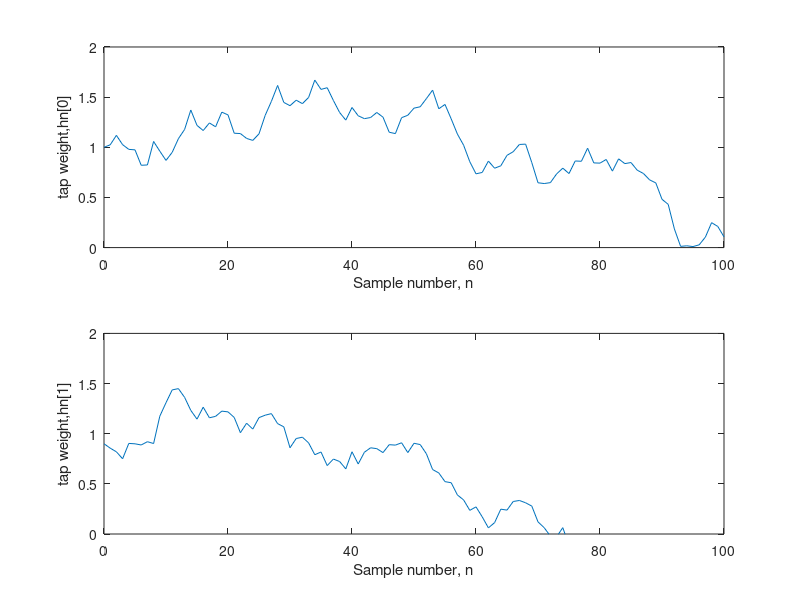
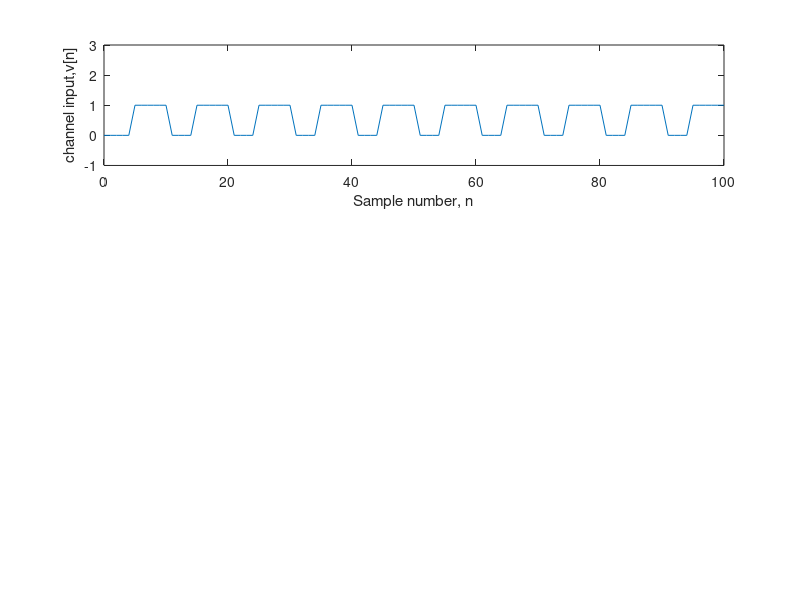
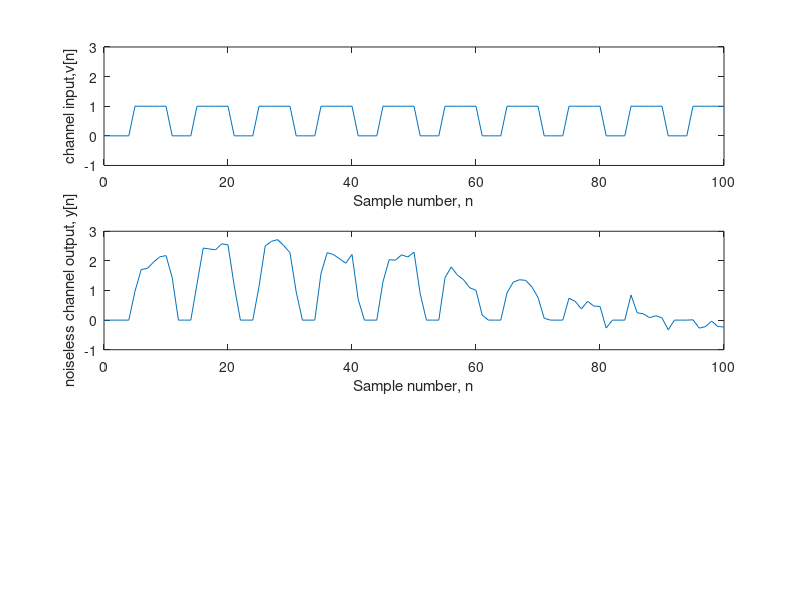
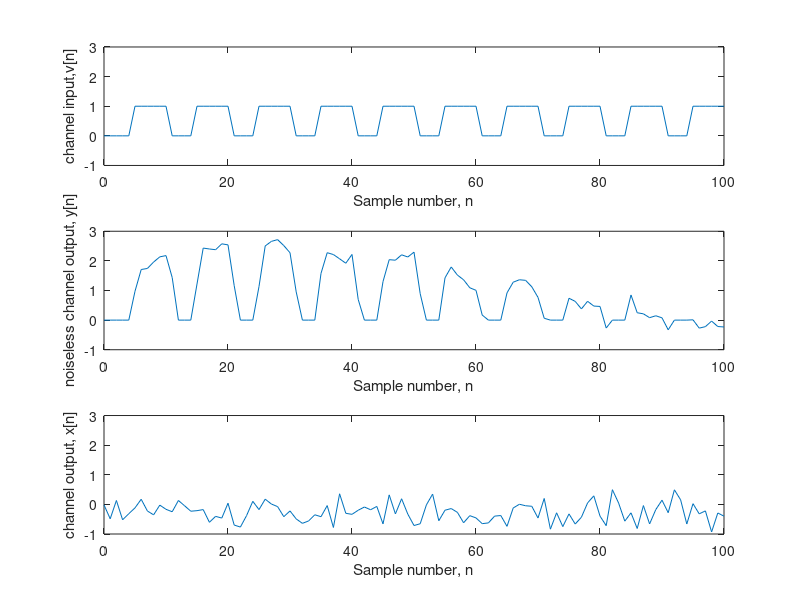

Source code (MATLAB) for these figures, in order:
%% Lab 2 - Kalman Filter
clear;clc;close all

N = 100;
p = 2;

A1 = [0.99 0;0 0.999];
Q1 = 0.0001*eye(2);


A2 = [0.99 0;0 0.999];
Q2 = 0.01*eye(2);

A3 = [0.99 0.01;0.01 0.999];
Q3 = 0.001*eye(2);

sigma_w= 0.1;

A = A2;
Q = Q2;


%% Fig 13.16 (channel realization)
hn = [1;0.9]; % h[-1]
Hn= [];
Hn= [Hn hn];
for n=1:N+1
    hn = A*hn+(mvnrnd(zeros(p,1),Q))'; %dynamic model
    Hn= [Hn hn];
end
figure;
subplot(2,1,1)
plot(0:N,Hn(1,1:N+1));
ylim([0 2])
ylabel('tap weight,hn[0]')
xlabel('Sample number, n')

subplot(2,1,2)
plot(0:N,Hn(2,1:N+1));
ylim([0 2]);
ylabel('tap weight,hn[1]')
xlabel('Sample number, n')
savefig('Fig_13_16_channel_realization.fig'); % Save the figure as .fig

%% Signal generation (Fig 13.17)
%%%% input v[n] %%%%
T=10;
vn = zeros(N+2,1);
for n=T/2+1:T+1
    vn(n:T:N+1) = 1;
end
figure;
subplot(3,1,1)
plot(0:N,vn(1:N+1)); %Fig 13.17
ylim([-1 3])
ylabel('channel input,v[n]')
xlabel('Sample number, n')
savefig('Fig_13_17_input_vn.fig'); % Save the figure as .fig

%%%% noiseless channel output  y[n] %%%%

hn0 = Hn(1,1:N+1);
hn1 = Hn(2,1:N+1);
Yn= [];

n_values = 2:length(vn);
vn_minus_1 = vn(n_values - 1);
vn_minus_1 = [0 ; vn_minus_1];

for n=1:N+1
    yn = hn0(n)*vn(n) + hn1(n)*vn_minus_1(n);
    Yn= [Yn yn];
end

subplot(3,1,2)
plot(0:N, Yn(1:N+1));% plot y[n] (Fig 13.17b) 
ylim([-1 3]);
ylabel('noiseless channel output, y[n]')
xlabel('Sample number, n')
savefig('Fig_13_17_noiseless_channel_output.fig'); % Save the figure as .fig

%%%% channel output x[n] %%%%
wn = sqrt(sigma_w)*randn(1,N+1);
xn = yn + wn; 

subplot(3,1,3)
plot(0:N,xn) % plot received signal with noise (Fig 13.17b) 
ylim([-1 3]);
ylabel('channel output, x[n]')
xlabel('Sample number, n')
savefig('Fig_13_17_channel_output_xn.fig'); % Save the figure as .fig

%% KALMAN FILTER %%%%%%%%%%%%%%%%%%%

H_hat = zeros(2,N);
M= zeros(p,p,N);
M(:,:,1) = eye(2);
K = zeros(2,N);

for i=2:N
    H_hat(:,i) = A*H_hat(:,i-1);
    M(:,:,i) = A*M(:,:,i-1)*A' + Q;
    vnVec = [vn(i);vn(i-1)];
    K(:,i) = (M(:,:,i)*vnVec)/(sigma_w + vnVec'*M(:,:,i)*vnVec);
    H_hat(:,i) = H_hat(:,i) + K(:,i)*(xn(i) - vnVec'*H_hat(:,i));
    M(:,:,i) = (eye(p) - K(:,i)*vnVec')*M(:,:,i);
end

% Kalman filter estimate
figure;
subplot(2,1,1)
plot(0:N,Hn(1,1:N+1),'k--','LineWidth', 1)
hold on
plot(1:N,H_hat(1,:),'k','LineWidth', 2)
legend('True','Estimate','Location','Best')
ylim([0 2])
ylabel('Tap weight, hn[0]')
xlabel('Sample number, n')
savefig('Kalman_Filter_Tap_Weight_1.fig'); % Save the figure as .fig

subplot(2,1,2)
plot(0:N,Hn(2,1:N+1),'k--','LineWidth', 1)
hold on
plot(1:N,H_hat(2,:),'k','LineWidth', 2)
legend('True','Estimate','Location','Best')
ylim([0 2])
ylabel('Tap weight, hn[1]')
xlabel('Sample number, n')
savefig('Kalman_Filter_Tap_Weight_2.fig'); % Save the figure as .fig

% Kalman Gain
figure;
subplot(2,1,1)
plot(1:N,K(1,1:N),'k','LineWidth', 1)
ylim([-1.5 1.5])
ylabel('Kalman Gain, K1[n]')
xlabel('Sample number, n')
savefig('Kalman_Filter_Kalman_Gain_1.fig'); % Save the figure as .fig

subplot(2,1,2)
plot(1:N,K(2,1:N),'k','LineWidth', 1)
ylim([-1.5 1.5])
ylabel('Kalman Gain, K2[n]')
xlabel('Sample number, n')
savefig('Kalman_Filter_Kalman_Gain_2.fig'); % Save the figure as .fig

% MMSE
figure;
subplot(2,1,1)
plot(1:N,squeeze(M(1,1,:)),'k','LineWidth', 1)
ylim([0 0.2])
ylabel('Minimum MSE, M11[n]')
xlabel('Sample number, n')
custom_ticks = 0:0.02:0.4; % Define your custom tick values
yticks(custom_ticks);
savefig('Kalman_Filter_Minimum_MSE_1.fig'); % Save the figure as .fig

subplot(2,1,2)
plot(1:N,squeeze(M(2,2,:)),'k','LineWidth', 1)
ylim([0 0.2])
ylabel('Minimum MSE, M22[n]')
xlabel('Sample number, n')
custom_ticks = 0:0.02:0.2; % Define your custom tick values
yticks(custom_ticks);
savefig('Kalman_Filter_Minimum_MSE_2.fig'); % Save the figure as .fig
